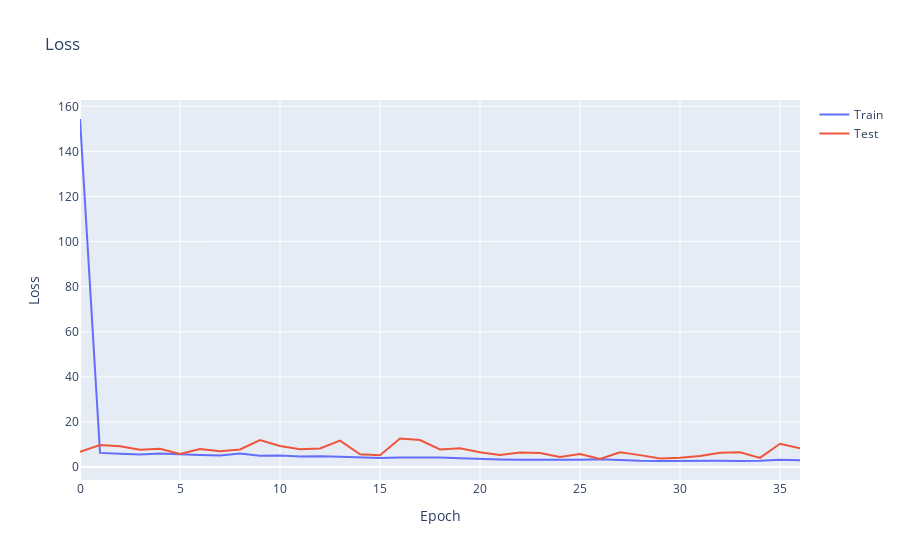

Notebook code for this chart:
### Code cell
model2.compile(loss = tf.losses.MeanSquaredError(),
               optimizer = "adam",
               metrics   = ["mae", "mse"])

#patience callback of 5 epochs
early_stopping = tf.keras.callbacks.EarlyStopping(monitor='val_loss', patience=PATIENCE, mode='min')

# Train the model and save the history
history = model2.fit(train_dataset,
                     epochs=EPOCHS,
                     validation_data=test_dataset,
                     callbacks=[early_stopping])

# Plot the loss and the MAE
fig = go.Figure()
fig.add_trace(go.Scatter(x=history.epoch, y=history.history['loss'], mode='lines', name='Train'))
fig.add_trace(go.Scatter(x=history.epoch, y=history.history['val_loss'], mode='lines', name='Test'))
fig.update_layout(title='Loss', xaxis_title='Epoch', yaxis_title='Loss')
fig.show()

### Figure 1 — Plotly figure (JSON) as saved in the notebook; plotly's stock layout.template omitted (floating-point values rounded to 4 significant figures)
{"data": [{"mode": "lines", "name": "Train", "type": "scatter", "x": [0, 1, 2, 3, 4, 5, 6, 7, 8, 9, 10, 11, 12, 13, 14, 15, 16, 17, 18, 19, 20, 21, 22, 23, 24, 25, 26, 27, 28, 29, 30, 31, 32, 33, 34, 35, 36], "y": [154.4, 6.29, 5.876, 5.632, 6.052, 5.587, 5.375, 5.107, 5.977, 5.038, 5.09, 4.662, 4.849, 4.537, 4.281, 4.015, 4.29, 4.414, 4.28, 3.927, 3.506, 3.416, 3.304, 3.265, 3.467, 3.226, 3.519, 3.086, 2.84, 2.698, 2.727, 3.041, 2.774, 2.745, 2.831, 3.3, 2.993]}, {"mode": "lines", "name": "Test", "type": "scatter", "x": [0, 1, 2, 3, 4, 5, 6, 7, 8, 9, 10, 11, 12, 13, 14, 15, 16, 17, 18, 19, 20, 21, 22, 23, 24, 25, 26, 27, 28, 29, 30, 31, 32, 33, 34, 35, 36], "y": [6.772, 9.827, 9.197, 7.736, 8.159, 5.808, 8.041, 7.072, 7.821, 11.99, 9.387, 7.927, 8.258, 11.72, 5.666, 5.24, 12.64, 11.99, 7.821, 8.345, 6.578, 5.316, 6.487, 6.209, 4.505, 5.822, 3.566, 6.583, 5.301, 3.757, 4.117, 4.875, 6.374, 6.592, 4.081, 10.36, 8.346]}], "layout": {"title": {"text": "Loss"}, "xaxis": {"title": {"text": "Epoch"}}, "yaxis": {"title": {"text": "Loss"}}}}
